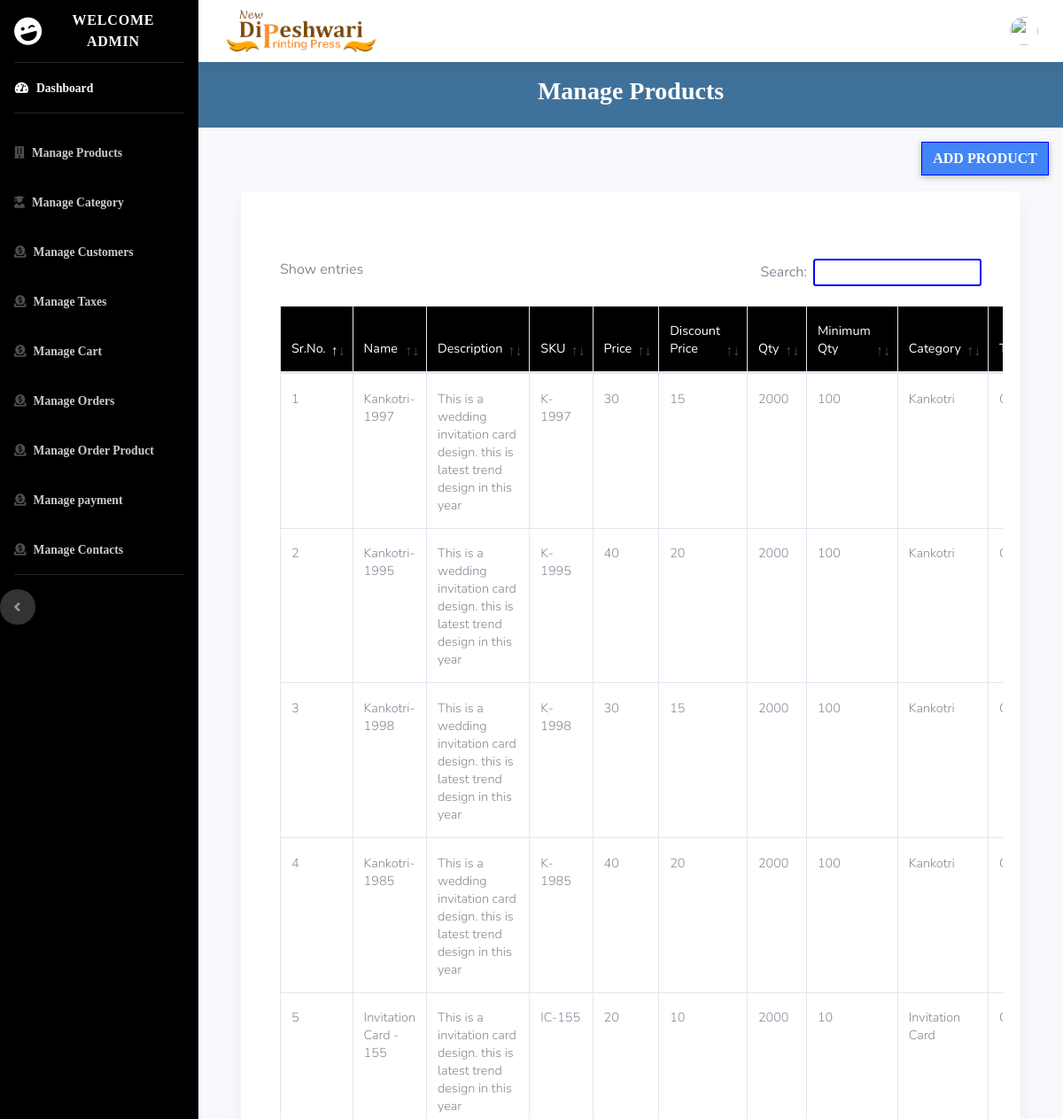
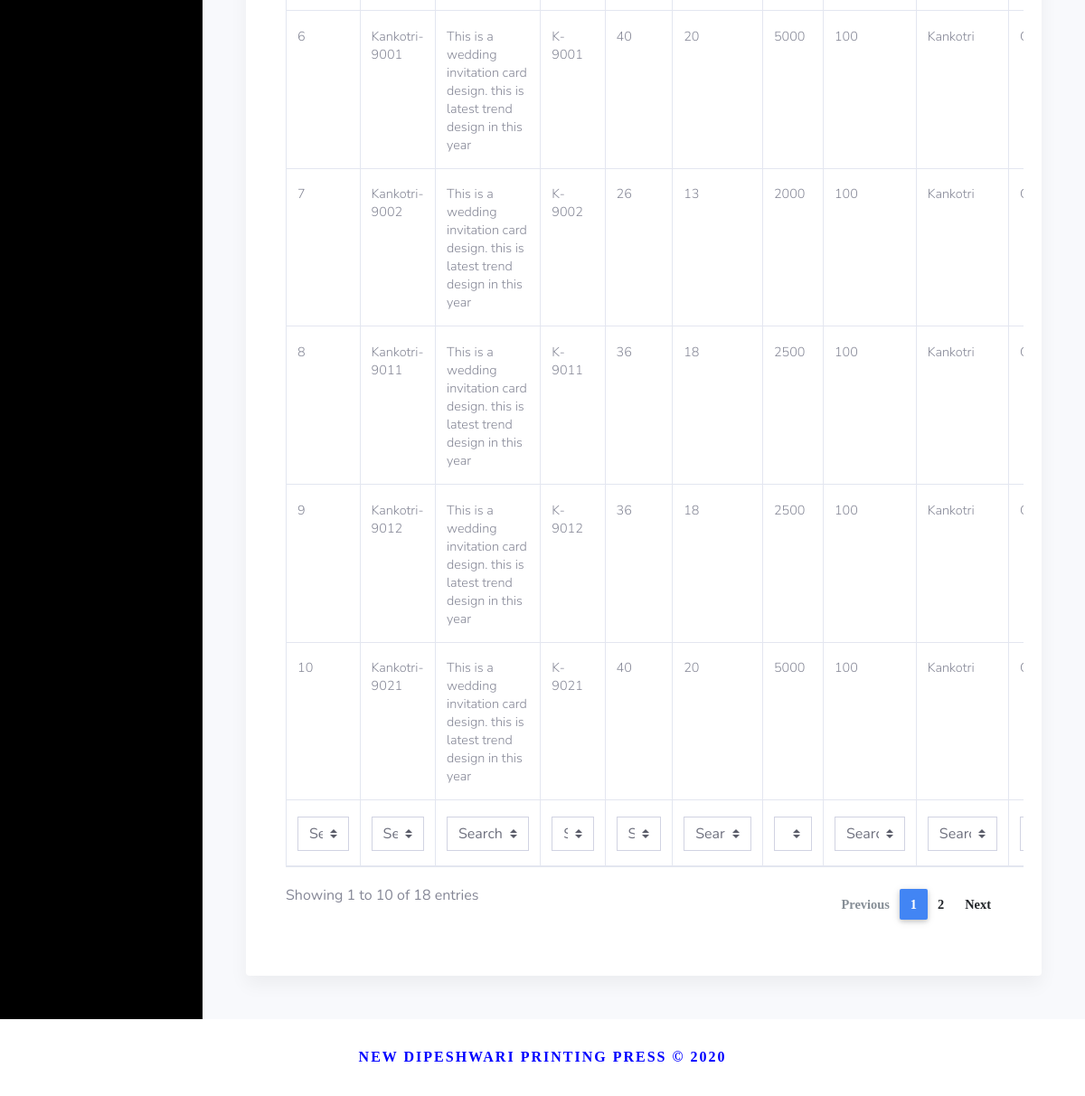
Screenshot of /admin/manage_products.php (signed in) with the database file from the repository (2 pictures, top to bottom).
### tables this page shows
CREATE TABLE `product` (
  `productId` int(10) NOT NULL,
  `productName` varchar(50) DEFAULT NULL,
  `description` varchar(200) DEFAULT NULL,
  `sku` varchar(50) DEFAULT NULL,
  `price` float DEFAULT NULL,
  `discountPrice` float DEFAULT NULL,
  `quantity` int(20) DEFAULT NULL,
  `minimumQty` int(20) DEFAULT NULL,
  `categoryId` int(10) DEFAULT NULL,
  `taxId` int(10) DEFAULT NULL,
  `insertDate` date DEFAULT NULL,
  `updateDate` date DEFAULT NULL
);

CREATE TABLE `category` (
  `categoryId` int(10) NOT NULL,
  `name` varchar(50) DEFAULT NULL,
  `insertDate` date DEFAULT NULL,
  `updateDate` date DEFAULT NULL
);

### admin/manage_products.php (the view, shortened to what this page needs)
<?php
include 'templates/header.php';
include 'templates/navigation.php';
include 'common/database.php';
?>
<div class="d-flex align-items-center py-3 unique-color">
        <div class="container  text-center ">
          <h3 class="text-white">Manage Products</h3>
        </div>
</div>
<div class="cntainer">
  <a class="btn btn-primary float-right m-3" href="addproduct.php">Add Product</a> <br>
</div>
        <div class="card  mb-4 m-5">
            <div class="card-body">
                <div class="table-responsive">
                    <div id="dataTable_wrapper"  class="dataTables_wrapper dt-bootstrap4">
<div class="container">
      <section class="mt-5 mb-4">
      <table id="dt-filter-select" class="table table-bordered " cellspacing="0" width="100%">
  <thead class="black white-text">
    <tr>
      <th class="">Sr.No.</th>
      <th class="">Name</th>
      <th class="">Description</th>
      <th class="">SKU</th>
      <th class="">Price</th>
      <th class="">Discount Price</th>
      <th class=""> Qty </th>
      <th class="">Minimum Qty</th>
      <th class="">Category</th>
      <th class="">Tax</th>
    </tr>
  </thead>
  <tbody>
                <?php
                $res = mysqli_query($link, "select * from product");
                $srNo = 1;
                $pcid = array();
                $index = 0;
                while ($row = mysqli_fetch_array($res)) {
                    $pcid[$index] = $row['categoryId'];
                    $taxid[$index] = $row['taxId'];
                    $getcategory = "select * from category where categoryId = " . $pcid[$index] . " ";
                    $categoryFetch = mysqli_query($link, $getcategory);
                    $row1 = mysqli_fetch_assoc($categoryFetch);
                    $gettax = "select * from tax where taxId = " . $taxid[$index] . " ";
                    $taxFetch = mysqli_query($link, $gettax);
                    $row2 = mysqli_fetch_assoc($taxFetch);
                ?>
                    <tr>
                        <td> <?php echo $srNo++; ?></td>
                        <td> <?php echo $row['productName']; ?></td>
                        <td> <?php echo $row['description']; ?></td>
                        <td> <?php echo $row['sku']; ?></td>
                        <td> <?php echo $row['price']; ?></td>
                        <td> <?php echo $row['discountPrice']; ?></td>
                        <td> <?php echo $row['quantity']; ?></td>
                        <td> <?php echo $row['minimumQty']; ?></td>
                        <td> <?php echo $row1['name']; ?></td>
                        <td> <?php echo $row2['taxName']; ?></td>
                    </tr>
                <?php
                }
                ?>
            </tbody>
  <tfoot>
    <tr>
      <th >Sr.No.</th>
      <th >Name</th>
      <th >Description</th>
      <th >SKU</th>
      <th >Price</th>
      <th >Discount Price</th>
      <th > Qty </th>
      <th >Minimum Qty</th>
      <th >Category</th>
      <th >Tax</th>
    </tr>
  </tfoot>
</table>
      </section>
    </div>
    </div>
          </div>
                </div>
                </div>
                <?php
include 'templates/navigation_end.php';
include 'templates/footer.php';
?>

### assets/css/style.css (style rules this page uses)
.btn,button,a,a > span, footer span,h1,h2,h3,h4,h5,h6,.h1,.h2,.h3,.h4,.h5,.h6 { font-family: 'Product Sans'!important; font-weight: 900!important; }

### admin/templates/header.php (style rules this page uses)
.card { box-shadow: 0 10px 20px 0 rgba(0,0,0,0.05)!important; border:0px!important; border-radius: .25rem!important; }

### rows the page displays
product: productName "Kankotri-1997", description "This is a wedding invitation card design. this is latest trend design in this year", sku "K-1997", price "30", discountPrice "15", quantity "2000", minimumQty "100", categoryId.name "Kankotri"
product: productName "Kankotri-1995", description "This is a wedding invitation card design. this is latest trend design in this year", sku "K-1995", price "40", discountPrice "20", quantity "2000", minimumQty "100", categoryId.name "Kankotri"
product: productName "Kankotri-1998", description "This is a wedding invitation card design. this is latest trend design in this year", sku "K-1998", price "30", discountPrice "15", quantity "2000", minimumQty "100", categoryId.name "Kankotri"
product: productName "Kankotri-1985", description "This is a wedding invitation card design. this is latest trend design in this year", sku "K-1985", price "40", discountPrice "20", quantity "2000", minimumQty "100", categoryId.name "Kankotri"
product: productName "Invitation Card - 155", description "This is a invitation card design. this is latest trend design in this year", sku "IC-155", price "20", discountPrice "10", quantity "2000", minimumQty "10", categoryId.name "Invitation Card"
product: productName "Kankotri-9001", description "This is a wedding invitation card design. this is latest trend design in this year", sku "K-9001", price "40", discountPrice "20", quantity "5000", minimumQty "100", categoryId.name "Kankotri"
product: productName "Kankotri-9002", description "This is a wedding invitation card design. this is latest trend design in this year", sku "K-9002", price "26", discountPrice "13", quantity "2000", minimumQty "100", categoryId.name "Kankotri"
product: productName "Kankotri-9011", description "This is a wedding invitation card design. this is latest trend design in this year", sku "K-9011", price "36", discountPrice "18", quantity "2500", minimumQty "100", categoryId.name "Kankotri"
product: productName "Kankotri-9012", description "This is a wedding invitation card design. this is latest trend design in this year", sku "K-9012", price "36", discountPrice "18", quantity "2500", minimumQty "100", categoryId.name "Kankotri"
product: productName "Kankotri-9021", description "This is a wedding invitation card design. this is latest trend design in this year", sku "K-9021", price "40", discountPrice "20", quantity "5000", minimumQty "100", categoryId.name "Kankotri"
